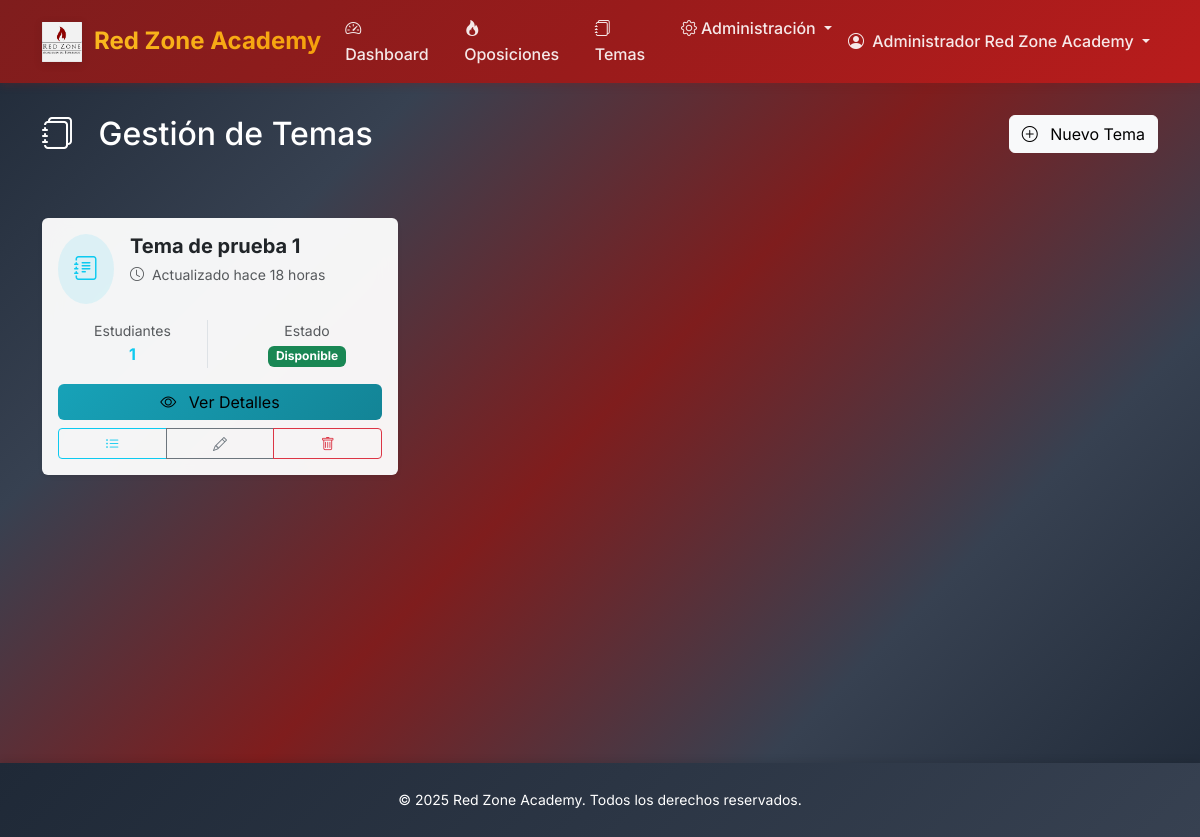
Screenshot of /dashboard/admin/temas/ (signed in) with the database file from the repository.
### accounts/models.py (models this page shows, shortened)
class CustomUser(AbstractUser):
    USER_TYPES = [
        ('admin', 'Administrador'),
        ('student', 'Alumno'),
    ]
    user_type = models.CharField(max_length=10, choices=USER_TYPES, default='student')
    created_at = models.DateTimeField(auto_now_add=True)
    def is_admin(self):
        return self.user_type == 'admin'

### core/models.py (models this page shows, shortened)
class Tema(models.Model):
    nombre = models.CharField(max_length=200)
    descripcion = models.TextField(blank=True, help_text="Descripción del tema")
    oposiciones = models.ManyToManyField(
        Oposicion,
        blank=True,
        related_name='temas',
        help_text="Oposiciones a las que pertenece este tema"
    )
    alumnos_con_acceso = models.ManyToManyField(
        User,
        limit_choices_to={'user_type': 'student'},
        blank=True,
        related_name='temas_acceso'
    )
    orden = models.PositiveIntegerField(default=0, help_text="Orden de aparición en la oposición")
    created_at = models.DateTimeField(auto_now_add=True)
    updated_at = models.DateTimeField(auto_now=True)
    class Meta:
        ordering = ['orden', 'nombre']

### core/views.py (the view)
# urls.py: path('admin/temas/', views.AdminTemaListView.as_view(), name='admin_tema_list'),
class AdminTemaListView(AdminRequiredMixin, ListView):
    model = Tema
    template_name = 'core/admin/tema_list.html'
    context_object_name = 'temas'
    paginate_by = 15
    def get_queryset(self):
        return Tema.objects.prefetch_related('oposiciones', 'alumnos_con_acceso')
    def get_context_data(self, **kwargs):
        context = super().get_context_data(**kwargs)
        context['title'] = 'Gestión de Temas'
        return context

### core/views.py (called while the page is built)
    def test_func(self):
        return self.request.user.is_authenticated and self.request.user.is_admin()

### templates/core/admin/tema_list.html (shortened to what this page needs)
{% extends 'base.html' %}
{% load humanize %}
{% block content %}
<div class="container-fluid d-flex flex-column" style="min-height: calc(100vh - 120px);">
    <div class="page-header">
        <div class="container">
            <div class="row align-items-center">
                <div class="col">
                    <h1 class="h2 mb-0">
                        <i class="bi bi-journals me-3"></i>
                        {{ title }}
                    </h1>
                </div>
                <div class="col-auto">
                    <a href="{% url 'core:admin_tema_create' %}" class="btn btn-light">
                        <i class="bi bi-plus-circle me-2"></i>
                        Nuevo Tema
                    </a>
                </div>
            </div>
        </div>
    </div>
    <div class="container flex-grow-1">
        {% if temas %}
            <div class="row">
                {% for tema in temas %}
                    <div class="col-lg-4 col-md-6 mb-4">
                        <div class="card border-0 shadow-sm h-100 tema-card">
                            <div class="card-body d-flex flex-column">
                                <div class="d-flex align-items-start mb-3">
                                    <div class="bg-info bg-opacity-10 rounded-circle p-3 me-3">
                                        <i class="bi bi-journal-text text-info fs-4"></i>
                                    </div>
                                    <div class="flex-grow-1">
                                        <h5 class="card-title mb-1 fw-bold">
                                            {{ tema.nombre }}
                                        </h5>
                                        <small class="text-muted">
                                            <i class="bi bi-clock me-1"></i>
                                            Actualizado {{ tema.updated_at|naturaltime }}
                                        </small>
                                    </div>
                                </div>
                                <div class="mb-3 flex-grow-1">
                                    <div class="row text-center">
                                        <div class="col-6">
                                            <div class="border-end">
                                                <small class="text-muted d-block">Estudiantes</small>
                                                <span class="fw-bold text-info">
                                                    {{ tema.alumnos_con_acceso.count }}
                                                </span>
                                            </div>
                                        </div>
                                        <div class="col-6">
                                            <small class="text-muted d-block">Estado</small>
                                            <span class="badge bg-success">Disponible</span>
                                        </div>
                                    </div>
                                </div>
                                <div class="d-grid gap-2">
                                    <a href="{% url 'core:tema_detail' tema.pk %}"
                                       class="btn btn-info">
                                        <i class="bi bi-eye me-2"></i>
                                        Ver Detalles
                                    </a>
                                    <div class="btn-group" role="group">
                                        <a href="{% url 'core:admin_apartado_list' tema_id=tema.pk %}"
                                           class="btn btn-outline-info btn-sm"
                                           title="Apartados">
                                            <i class="bi bi-list-ul"></i>
                                        </a>
                                        <a href="{% url 'core:admin_tema_update' tema.pk %}"
                                           class="btn btn-outline-secondary btn-sm"
                                           title="Editar">
                                            <i class="bi bi-pencil"></i>
                                        </a>
                                        <a href="{% url 'core:admin_tema_delete' tema.pk %}"
                                           class="btn btn-outline-danger btn-sm"
                                           title="Eliminar"
                                           onclick="return confirm('¿Estás seguro de que quieres eliminar este tema?')">
                                            <i class="bi bi-trash"></i>
                                        </a>
                                    </div>
                                </div>
                            </div>
                        </div>
                    </div>
                {% endfor %}
            </div>
        {% endif %}
    </div>
</div>
{% endblock %}

### templates/base.html (shortened to what this page needs)
<!DOCTYPE html>
<html lang="es" data-bs-theme="light" class="h-100">
<head>
    {% load static %}
    <link href="https://cdnjs.cloudflare.com/ajax/libs/bootstrap/5.3.2/css/bootstrap.min.css" rel="stylesheet">
    <link href="https://cdnjs.cloudflare.com/ajax/libs/bootstrap-icons/1.11.3/font/bootstrap-icons.min.css" rel="stylesheet">
</head>
<body>
    <nav class="navbar navbar-expand-lg navbar-light bg-white">
        <div class="container">
            {% load static %}
            {% if user.is_authenticated %}
                <a class="navbar-brand" href="{% url 'core:dashboard' %}">
                    <img src="{% static 'img/logo_rz.png' %}" alt="Red Zone Academy" class="navbar-brand-logo">
                    Red Zone Academy
                </a>
            {% else %}
                <a class="navbar-brand" href="#">
                    <img src="{% static 'img/logo_rz.png' %}" alt="Red Zone Academy" class="navbar-brand-logo">
                    Red Zone Academy
                </a>
            {% endif %}
            <div class="collapse navbar-collapse" id="navbarNav">
                {% if user.is_authenticated %}
                <ul class="navbar-nav me-auto">
                    <li class="nav-item">
                        <a class="nav-link" href="{% url 'core:dashboard' %}">
                            <i class="bi bi-speedometer2 me-1"></i>Dashboard
                        </a>
                    </li>
                    <li class="nav-item">
                        <a class="nav-link" href="{% url 'core:oposicion_list' %}">
                            <i class="bi bi-fire me-1"></i>Oposiciones
                        </a>
                    </li>
                    <li class="nav-item">
                        <a class="nav-link" href="{% url 'core:tema_list' %}">
                            <i class="bi bi-journals me-1"></i>Temas
                        </a>
                    </li>
                    {% if user.is_admin %}
                        <li class="nav-item dropdown">
                            <a class="nav-link dropdown-toggle" href="#" id="adminDropdown" role="button" data-bs-toggle="dropdown">
                                <i class="bi bi-gear me-1"></i>Administración
                            </a>
                        </li>
                    {% endif %}
                </ul>
                <ul class="navbar-nav">
                    <li class="nav-item dropdown">
                        <a class="nav-link dropdown-toggle" href="#" id="userDropdown" role="button" data-bs-toggle="dropdown">
                            <i class="bi bi-person-circle me-1"></i>
                            {{ user.get_full_name|default:user.username }}
                        </a>
                    </li>
                </ul>
                {% endif %}
            </div>
        </div>
    </nav>
    <div class="main-wrapper">
        {% block content %}{% endblock %}
    </div>
    <footer class="footer">
        <div class="container">
            <div class="row">
                <div class="col-12 text-center">
                    <small>&copy; 2025 Red Zone Academy. Todos los derechos reservados.</small>
                </div>
            </div>
        </div>
    </footer>
</body>
</html>

### templates/base.html (style rules this page uses)
:root { --rza-primary: #dc2626; --rza-secondary: #f97316; --rza-success: #059669; --rza-danger: #b91c1c; --rza-warning: #ea580c; --rza-info: #f59e0b; --rza-dark: #1f2937; --rza-light: #fef2f2; --rza-gradient: linear-gradient(135deg, #dc2626 0%, #f97316 50%, #eab308 100%); }
body { font-family: 'Inter', sans-serif; background: linear-gradient( 135deg, #1f2937 0%, #374151 25%, #7f1d1d 50%, #374151 75%, #1f2937 100% ); background-attachment: fixed; line-height: 1.6; min-height: 100vh; display: flex; flex-direction: column; margin: 0; padding: 0; }
.navbar-brand { font-weight: 700; font-size: 1.5rem; background: linear-gradient(135deg, #fbbf24 0%, #f59e0b 100%); -webkit-background-clip: text; -webkit-text-fill-color: transparent; background-clip: text; display: flex; align-items: center; text-decoration: none; }
.navbar-brand-logo { height: 40px; width: auto; margin-right: 12px; filter: drop-shadow(0 2px 4px rgba(0, 0, 0, 0.1)); transition: all 0.3s ease; }
.navbar { background: linear-gradient(135deg, #7f1d1d 0%, #991b1b 50%, #b91c1c 100%) !important; box-shadow: 0 2px 8px rgba(127, 29, 29, 0.3); }
.navbar .nav-link { color: rgba(255, 255, 255, 0.9) !important; font-weight: 500; transition: all 0.3s ease; }
.card { border: none; box-shadow: 0 4px 12px rgba(127, 29, 29, 0.15), 0 2px 4px rgba(127, 29, 29, 0.25); transition: all 0.3s cubic-bezier(.25,.8,.25,1); background: rgba(255, 255, 255, 0.95); backdrop-filter: blur(10px); }
.main-wrapper { flex: 1 0 auto; }
.footer { background: linear-gradient(135deg, #1f2937 0%, #374151 100%); color: white; padding: 1.5rem 0; box-shadow: 0 -2px 8px rgba(0, 0, 0, 0.1); flex-shrink: 0; width: 100vw; margin-left: calc(-50vw + 50%); position: relative; }
.page-header { background: none !important; color: white; padding: 2rem 0; margin-bottom: 2rem; }
.container, .container-fluid { background: none !important; }

### templates/core/admin/tema_list.html (style rules this page uses)
.tema-card { transition: transform 0.2s ease-in-out, box-shadow 0.2s ease-in-out; }
.btn-info { background: linear-gradient(135deg, #17a2b8 0%, #138496 100%); border: none; }

### rows the page displays
CustomUser: get_full_name "Administrador Red Zone Academy"
Tema: nombre "Tema de prueba 1", updated_at "hace 18 horas", alumnos_con_acceso.count "1"

### other values shown
{{ title }} "Gestión de Temas"
